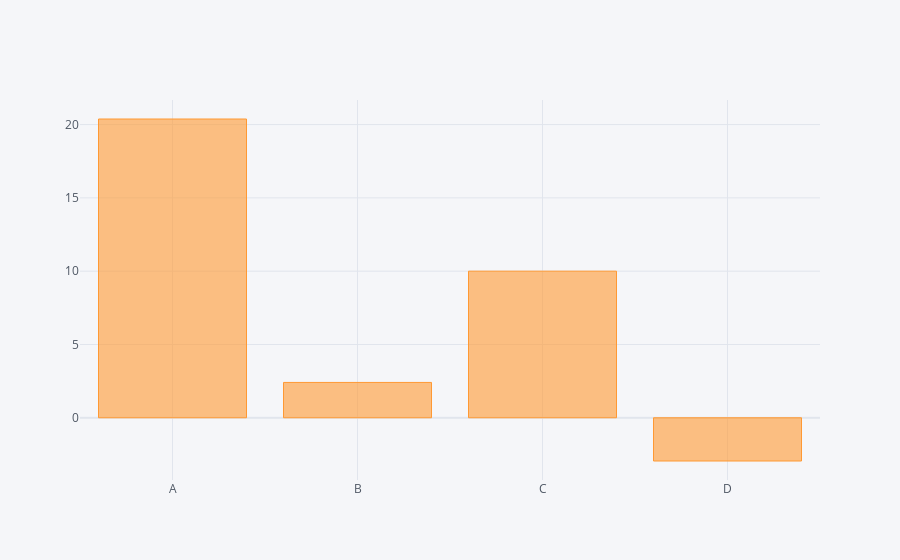

Notebook code for this chart:
### Code cell
df.sum().iplot(kind='bar')

### Figure 1 — Plotly figure (JSON) as saved in the notebook; plotly's stock layout.template omitted (floating-point values rounded to 4 significant figures)
{"data": [{"marker": {"color": "rgba(255, 153, 51, 0.6)", "line": {"color": "rgba(255, 153, 51, 1.0)", "width": 1}}, "name": "None", "orientation": "v", "text": "", "type": "bar", "x": ["A", "B", "C", "D"], "y": [20.38, 2.411, 10.0, -2.949]}], "layout": {"legend": {"bgcolor": "#F5F6F9", "font": {"color": "#4D5663"}}, "paper_bgcolor": "#F5F6F9", "plot_bgcolor": "#F5F6F9", "title": {"font": {"color": "#4D5663"}}, "xaxis": {"gridcolor": "#E1E5ED", "showgrid": true, "tickfont": {"color": "#4D5663"}, "title": {"font": {"color": "#4D5663"}, "text": ""}, "zerolinecolor": "#E1E5ED"}, "yaxis": {"gridcolor": "#E1E5ED", "showgrid": true, "tickfont": {"color": "#4D5663"}, "title": {"font": {"color": "#4D5663"}, "text": ""}, "zerolinecolor": "#E1E5ED"}}}
